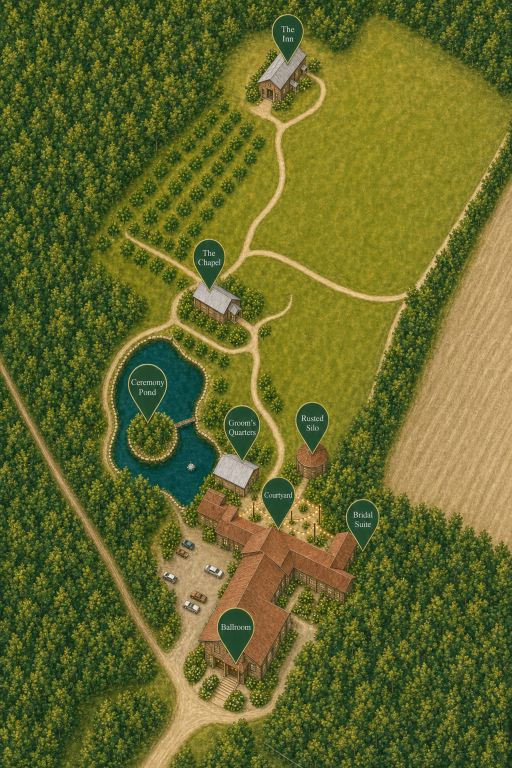
#> input picture public/maps/hidden-acres-grounds-illustrated-v-map-accuracy-v9.png, 1024 x 1536 px, found by its file name (shown at 1/2 size)
$ python _qa_court_bridal_v9.py
#> lines starting #> are read from the running program, lines starting #| are printed output that depends on the picture; after the words box and inside, x2 and y2 are one past the last pixel; in counts of white or black regions, pixels touching at a corner belong together
from PIL import Image, ImageDraw
import numpy as np
from collections import deque

im = Image.open(
    r"C:\Dev\hidden-acres\public\maps\hidden-acres-grounds-illustrated-v-map-accuracy-v9.png"
).convert("RGB")
#> im is the input picture: PIL image 1024x1536 RGB; mean R, G, B 101.2, 105, 43.9
a = np.asarray(im).astype(float)
h, w, _ = a.shape
#> h = 1536; w = 1024

# Region covering courtyard+bridal from court-bridal crop
y0, y1 = int(h * 0.65), int(h * 0.85)
#> y0 = 998; y1 = 1305
x0, x1 = int(w * 0.60), int(w * 0.97)
#> x0 = 614; x1 = 993
reg = a[y0:y1, x0:x1]
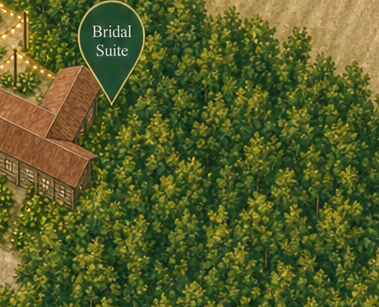
#> reg: shape (307, 379, 3) float64; mean R, G, B 86.7, 93.2, 41
r, g, b = reg[:, :, 0], reg[:, :, 1], reg[:, :, 2]
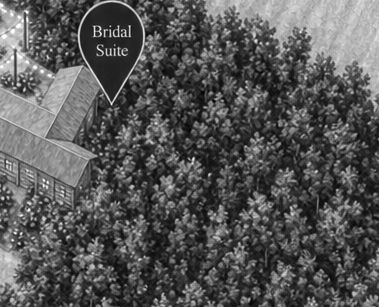
#> r: shape (307, 379) float64; min 3, max 255, mean 86.7
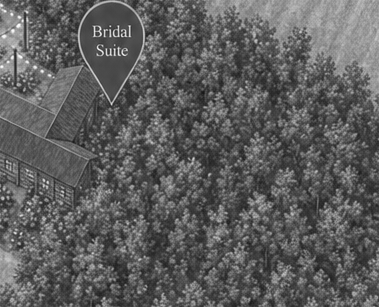
#> g: shape (307, 379) float64; min 22, max 252, mean 93.2
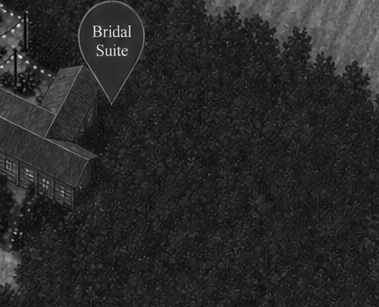
#> b: shape (307, 379) float64; min 5, max 237, mean 41

# Pin body: muted dark green (not lime canopy)
pin = (
    (g > 50)
    & (g < 130)
    & (r > 20)
    & (r < 95)
    & (b < 90)
    & (g > r + 20)
    & (g > b + 15)
    & ((g - r) > 25)
)
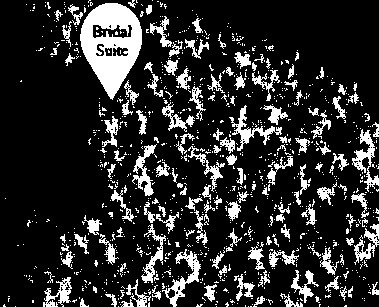
#> pin: shape (307, 379) bool; 17.3% white; 1013 white regions (874 under 20 px), largest, box (x1, y1, x2, y2) and area: (80, 3, 142, 100) 3452, (162, 249, 201, 307) 604, (229, 105, 282, 151) 541

visited = np.zeros(pin.shape, dtype=bool)
comps = []
ys, xs = np.where(pin)
for y, x in zip(ys, xs):
    if visited[y, x]:
        continue
    q = deque([(int(y), int(x))])
    visited[y, x] = True
    px, py = [], []
    while q:
        cy, cx = q.popleft()
        px.append(cx)
        py.append(cy)
        for dy, dx in [(-1, 0), (1, 0), (0, -1), (0, 1)]:
            ny, nx = cy + dy, cx + dx
            if (
                0 <= ny < pin.shape[0]
                and 0 <= nx < pin.shape[1]
                and not visited[ny, nx]
                and pin[ny, nx]
            ):
                visited[ny, nx] = True
                q.append((ny, nx))
    area = len(px)
    if area < 400:
        continue
    xsA = np.array(px)
    ysA = np.array(py)
    height = ysA.max() - ysA.min() + 1
    width = xsA.max() - xsA.min() + 1
    if height < 20 or width < 15:
        continue
    tipx = x0 + float(xsA[ysA >= ysA.max() - max(2, height // 10)].mean())
    tipy = y0 + float(ysA.max())
    # white text ratio
    sub = reg[ysA.min() : ysA.max() + 1, xsA.min() : xsA.max() + 1]
    white = float(
        ((sub[:, :, 0] > 170) & (sub[:, :, 1] > 170) & (sub[:, :, 2] > 170)).mean()
    )
    comps.append(
        {
            "area": area,
            "tx": tipx / w * 100,
            "ty": tipy / h * 100,
            "px": tipx,
            "py": tipy,
            "white": white,
            "wh": (int(width), int(height)),
            "bbox": (
                int(x0 + xsA.min()),
                int(y0 + ysA.min()),
                int(x0 + xsA.max()),
                int(y0 + ysA.max()),
            ),
        }
    )
#> this loop made 20163 passes
#> (y, x) on passes 2, 4, 5: (0, 90), (0, 133), (0, 134)
#> after the loop, comps = 5 items

comps.sort(key=lambda c: c["tx"])
print(f"comps in court+bridal region: {len(comps)}")
#| comps in court+bridal region: 5
for c in comps:
    print(
        f"  area={c['area']:5d} tip%=({c['tx']:5.1f},{c['ty']:5.1f}) "
        f"white={c['white']:.3f} size={c['wh']} bbox={c['bbox']}"
    )
#> this loop made 5 passes
#|   area= 3452 tip%=( 70.8, 71.4) white=0.023 size=(62, 97) bbox=(694, 1001, 755, 1097)
#|   area=  445 tip%=( 74.4, 77.7) white=0.000 size=(24, 51) bbox=(746, 1143, 769, 1193)
#|   area=  602 tip%=( 76.9, 84.9) white=0.000 size=(39, 58) bbox=(776, 1247, 814, 1304)
#|   area=  483 tip%=( 83.3, 74.7) white=0.000 size=(43, 46) bbox=(846, 1103, 888, 1148)
#|   area=  532 tip%=( 96.0, 77.4) white=0.000 size=(27, 63) bbox=(966, 1127, 992, 1189)

ov = im.crop((x0, y0, x1, y1)).copy()
draw = ImageDraw.Draw(ov)
for c in comps:
    lx, ly = c["px"] - x0, c["py"] - y0
    draw.ellipse([lx - 7, ly - 7, lx + 7, ly + 7], outline=(255, 0, 0), width=3)
    draw.text((lx + 8, ly - 10), f"{c['tx']:.0f},{c['ty']:.0f}", fill=(255, 255, 0))
#> this loop made 5 passes
#> (lx, ly) on passes 1 to 5: (111.1, 99), (148.2, 195), (173.2, 306), (239.4, 150), (368.9, 191)
ov.save(r"C:\Dev\hidden-acres\public\maps\_qa-v9-court-bridal-marked.png")
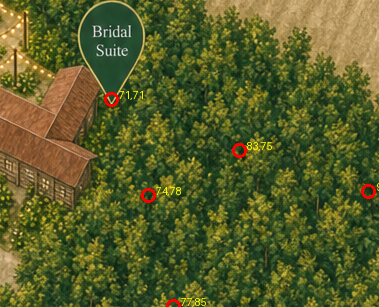
#> saved as _qa-v9-court-bridal-marked.png: PIL image 379x307 RGB; mean R, G, B 87.8, 93.2, 40.8
print("saved marked")

$ run again, with public/maps/hidden-acres-grounds-illustrated-v-map-accuracy-v12.png copied over public/maps/hidden-acres-grounds-illustrated-v-map-accuracy-v9.png
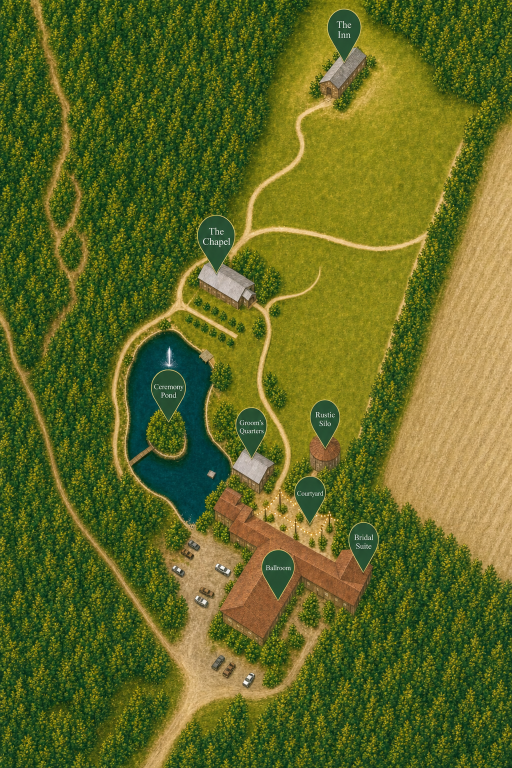
#> input picture public/maps/hidden-acres-grounds-illustrated-v-map-accuracy-v12.png, 1024 x 1536 px, found by its file name (shown at 1/2 size)
#> im is the input picture: PIL image 1024x1536 RGB; mean R, G, B 96.2, 104.6, 37.5
#> `pin = ( (g > 50) & (g < 130) & (r > 20) & (r < 95) & (b < 90) & (g > r..`:
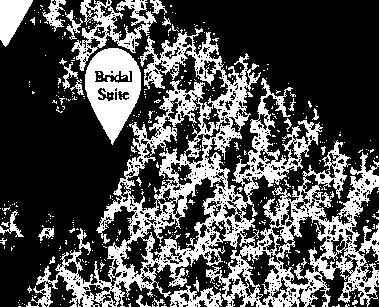
#> pin: shape (307, 379) bool; 30.9% white; 440 white regions (411 under 20 px), largest, box (x1, y1, x2, y2) and area: (26, 28, 379, 307) 26381, (85, 48, 141, 145) 3179, (71, 0, 157, 71) 1890
#> the loop `for y, x in zip(ys, xs):` made 35953 passes
#> x on passes 2 to 4: 1, 2, 3
#> after the loop `for y, x in zip(ys, xs):`: comps = 9 items
#| comps in court+bridal region: 9
#> the loop `for c in comps:` made 9 passes
#|   area=  929 tip%=( 60.5, 68.0) white=0.006 size=(33, 47) bbox=(614, 998, 646, 1044)
#|   area= 1846 tip%=( 68.0, 69.5) white=0.000 size=(85, 71) bbox=(685, 998, 769, 1068)
#|   area=12036 tip%=( 70.1, 84.9) white=0.003 size=(225, 279) bbox=(650, 1026, 874, 1304)
#|   area= 3179 tip%=( 70.9, 74.3) white=0.028 size=(56, 97) bbox=(699, 1046, 754, 1142)
#|   area= 1951 tip%=( 71.8, 77.7) white=0.004 size=(92, 116) bbox=(727, 1078, 818, 1193)
#> (further printed lines are left out)
#> the loop `for c in comps:` made 9 passes
#> (lx, ly) on passes 1 to 8: (5.14, 46), (81.86, 70), (104.1, 306), (112.2, 144), (121.6, 195), (195.9, 306), (252.9, 194), (288, 306)
#> `ov.save(r"C:\Dev\hidden-acres\public\maps\_qa-v9-court-bridal-marked.p..`:
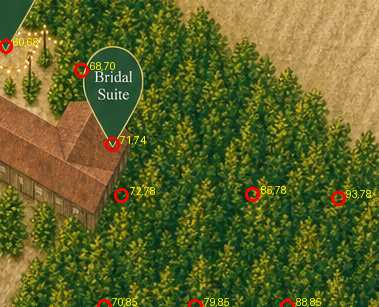
#> saved as _qa-v9-court-bridal-marked.png: PIL image 379x307 RGB; mean R, G, B 95, 99.6, 39.5

$ run again, with public/maps/hidden-acres-grounds-illustrated-v-map-accuracy-v3.png copied over public/maps/hidden-acres-grounds-illustrated-v-map-accuracy-v9.png
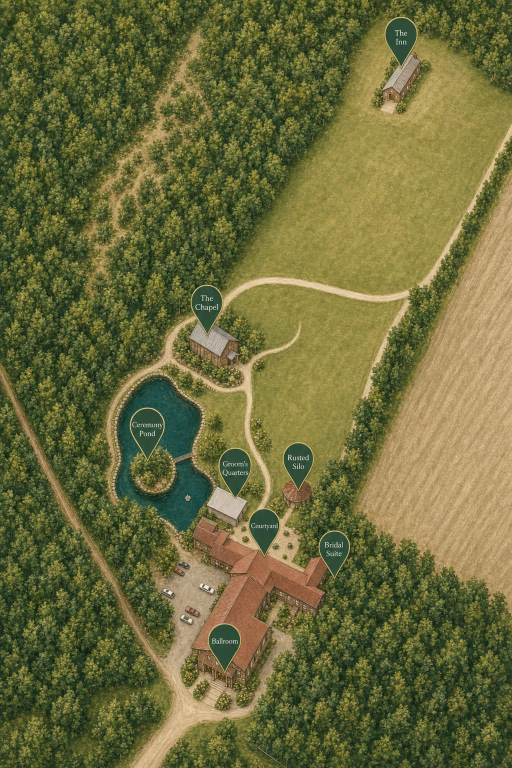
#> input picture public/maps/hidden-acres-grounds-illustrated-v-map-accuracy-v3.png, 1024 x 1536 px, found by its file name (shown at 1/2 size)
#> im is the input picture: PIL image 1024x1536 RGB; mean R, G, B 108.4, 107.5, 60.3
#> `pin = ( (g > 50) & (g < 130) & (r > 20) & (r < 95) & (b < 90) & (g > r..`:
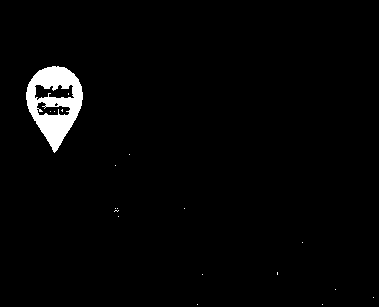
#> pin: shape (307, 379) bool; 2.3% white; 19 white regions (18 under 20 px), largest, box (x1, y1, x2, y2) and area: (26, 66, 83, 153) 2626
#> ys = 2654 values from 66 to 304; xs = 2654 values, max 373 at index 2651, min 26 at index 942, mean 55.6
#> the loop `for y, x in zip(ys, xs):` made 2654 passes
#> (y, x) on passes 2 to 4: (66, 53), (66, 54), (66, 55)
#> after the loop `for y, x in zip(ys, xs):`: comps = 1 item
#| comps in court+bridal region: 1
#> the loop `for c in comps:` made 1 pass
#|   area= 2612 tip%=( 65.3, 74.9) white=0.027 size=(57, 87) bbox=(640, 1064, 696, 1150)
#> the loop `for c in comps:` made 1 pass
#> (lx, ly) on pass 1: (54.62, 152)
#> `ov.save(r"C:\Dev\hidden-acres\public\maps\_qa-v9-court-bridal-marked.p..`:
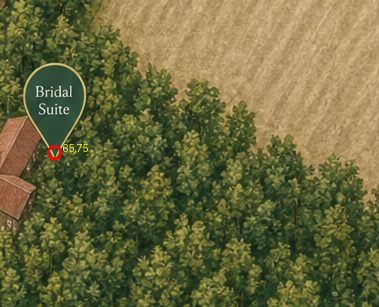
#> saved as _qa-v9-court-bridal-marked.png: PIL image 379x307 RGB; mean R, G, B 107.8, 105.4, 62

$ run again, with public/maps/hidden-acres-grounds-illustrated-v-map-accuracy-v4.png copied over public/maps/hidden-acres-grounds-illustrated-v-map-accuracy-v9.png
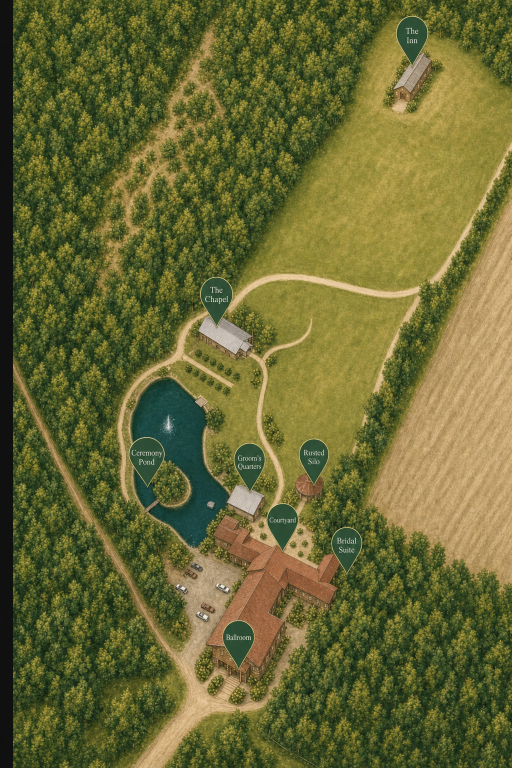
#> input picture public/maps/hidden-acres-grounds-illustrated-v-map-accuracy-v4.png, 1024 x 1536 px, found by its file name (shown at 1/2 size)
#> im is the input picture: PIL image 1024x1536 RGB; mean R, G, B 104.7, 104.3, 52.5
#> `pin = ( (g > 50) & (g < 130) & (r > 20) & (r < 95) & (b < 90) & (g > r..`:
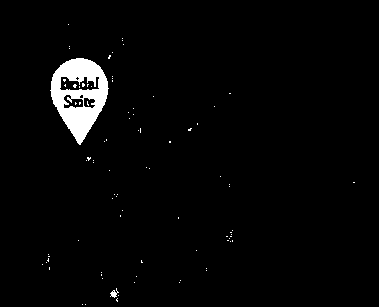
#> pin: shape (307, 379) bool; 2.5% white; 86 white regions (84 under 20 px), largest, box (x1, y1, x2, y2) and area: (50, 58, 109, 145) 2738, (110, 288, 119, 298) 40
#> ys = 2963 values from 24 to 304; xs = 2963 values, max 354 at index 2860, min 42 at index 2901, mean 82.24
#> the loop `for y, x in zip(ys, xs):` made 2963 passes
#> (y, x) on passes 9 to 11: (55, 110), (56, 109), (56, 110)
#> after the loop `for y, x in zip(ys, xs):`: comps = 1 item
#| comps in court+bridal region: 1
#> the loop `for c in comps:` made 1 pass
#|   area= 2723 tip%=( 67.7, 74.3) white=0.026 size=(59, 87) bbox=(664, 1056, 722, 1142)
#> the loop `for c in comps:` made 1 pass
#> (lx, ly) on pass 1: (79.38, 144)
#> `ov.save(r"C:\Dev\hidden-acres\public\maps\_qa-v9-court-bridal-marked.p..`:
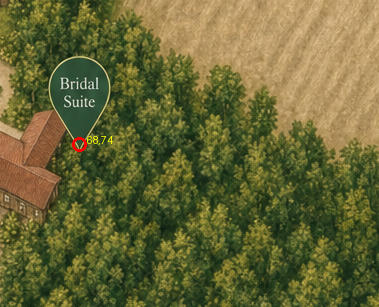
#> saved as _qa-v9-court-bridal-marked.png: PIL image 379x307 RGB; mean R, G, B 103.3, 102.2, 53.8
